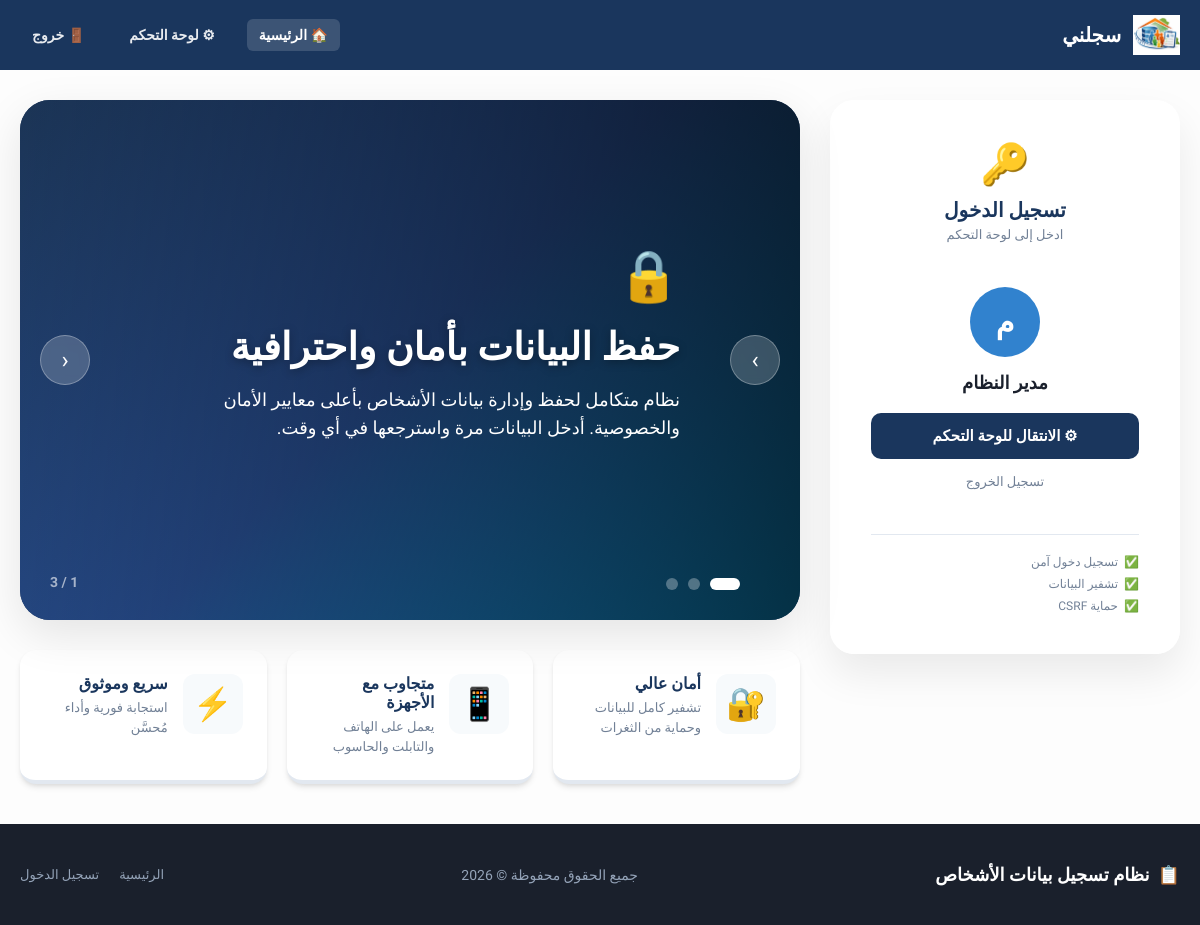
The page / (signed in) on the database its author committed.
### tables this page shows
CREATE TABLE `settings` (
  `id` int UNSIGNED NOT NULL,
  `setting_key` varchar(100) NOT NULL,
  `setting_value` text,
  `updated_at` datetime NOT NULL DEFAULT CURRENT_TIMESTAMP ON UPDATE CURRENT_TIMESTAMP
);

CREATE TABLE `users` (
  `id` int UNSIGNED NOT NULL,
  `username` varchar(100) NOT NULL,
  `password` varchar(255) NOT NULL,
  `full_name` varchar(200) NOT NULL DEFAULT '',
  `email` varchar(200) NOT NULL DEFAULT '',
  `avatar` varchar(255) DEFAULT NULL,
  `role` enum('admin','manager','viewer') NOT NULL DEFAULT 'viewer',
  `is_active` tinyint(1) NOT NULL DEFAULT '1',
  `last_login` datetime DEFAULT NULL,
  `created_at` datetime NOT NULL DEFAULT CURRENT_TIMESTAMP
);

CREATE TABLE `sliders` (
  `id` int UNSIGNED NOT NULL,
  `title` varchar(255) NOT NULL,
  `description` text,
  `image` varchar(500) DEFAULT NULL,
  `link_url` varchar(500) DEFAULT NULL,
  `sort_order` smallint NOT NULL DEFAULT '0',
  `status` enum('active','inactive') NOT NULL DEFAULT 'active',
  `created_at` datetime NOT NULL DEFAULT CURRENT_TIMESTAMP,
  `updated_at` datetime NOT NULL DEFAULT CURRENT_TIMESTAMP ON UPDATE CURRENT_TIMESTAMP
);

### config/db.php (called while the page is built, shortened)
<?php
function getDB(): PDO {
    static $pdo = null;
    if ($pdo === null) {
        $dsn = sprintf(
            'mysql:host=%s;port=%s;dbname=%s;charset=%s',
            DB_HOST, DB_PORT, DB_NAME, DB_CHARSET
        );
        $options = [
            PDO::ATTR_ERRMODE            => PDO::ERRMODE_EXCEPTION,
            PDO::ATTR_DEFAULT_FETCH_MODE => PDO::FETCH_ASSOC,
            PDO::ATTR_EMULATE_PREPARES   => false,
            PDO::MYSQL_ATTR_INIT_COMMAND => "SET NAMES utf8mb4 COLLATE utf8mb4_unicode_ci",
        ];
        try {
            $pdo = new PDO($dsn, DB_USER, DB_PASS, $options);
        } catch (PDOException $e) {
            if (DEV_MODE) {
                die('<div style="direction:rtl;font-family:Arial;padding:20px;background:#f8d7da;color:#721c24;border:1px solid #f5c6cb;border-radius:4px;">
                    <strong>خطأ في الاتصال بقاعدة البيانات:</strong><br>' .
                    htmlspecialchars($e->getMessage()) . '</div>');
            } else {
                die('<div style="direction:rtl;font-family:Arial;padding:20px;text-align:center;">
                    عذراً، حدث خطأ في النظام. يرجى المحاولة لاحقاً.</div>');
            }
        }
    }
    return $pdo;
}

### includes/functions.php (called while the page is built, shortened)
<?php
require_once __DIR__ . '/../config/db.php';
function clean(string $input): string {
    return htmlspecialchars(trim($input), ENT_QUOTES | ENT_HTML5, 'UTF-8');
}
function dbQuery(string $sql, array $params = []): array {
    $stmt = getDB()->prepare($sql);
    $stmt->execute($params);
    return $stmt->fetchAll();
}
function dbQueryOne(string $sql, array $params = []): ?array {
    $stmt = getDB()->prepare($sql);
    $stmt->execute($params);
    $row = $stmt->fetch();
    return $row ?: null;
}
function getSetting(string $key, string $default = ''): string {
    $row = dbQueryOne("SELECT setting_value FROM settings WHERE setting_key = ?", [$key]);
    return $row ? ($row['setting_value'] ?? $default) : $default;
}

### includes/auth.php (called while the page is built, shortened)
<?php
require_once __DIR__ . '/../config/db.php';
function isLoggedIn(): bool {
    return isset($_SESSION['user_id']) && !empty($_SESSION['user_id']);
}
function currentUser(): ?array {
    static $user = null;
    if ($user === null) {
        $stmt = getDB()->prepare("SELECT * FROM users WHERE id = ? AND is_active = 1");
        $stmt->execute([$_SESSION['user_id']]);
        $user = $stmt->fetch() ?: null;
    }
    return $user;
}

### index.php (the view, shortened to what this page needs)
<?php
require_once __DIR__ . '/includes/home_header.php';
$sliders = [];
try {
    $sliders = dbQuery(
        "SELECT * FROM sliders WHERE status='active' ORDER BY sort_order ASC, id ASC"
    );
} catch (Exception $e) {
    $sliders = [];
}
$gradients = [
    'linear-gradient(135deg,#1e3a5f 0%,#2a5298 50%,#0ea5e9 100%)',
    'linear-gradient(135deg,#134e4a 0%,#059669 50%,#34d399 100%)',
    'linear-gradient(135deg,#7c2d12 0%,#ea580c 50%,#fb923c 100%)',
    'linear-gradient(135deg,#4c1d95 0%,#7c3aed 50%,#a78bfa 100%)',
    'linear-gradient(135deg,#1e293b 0%,#334155 50%,#64748b 100%)',
];
$serviceIcons = ['🔒', '👥', '📊', '📋', '⚡', '🛡'];
?>
<div class="home-layout">
    <aside class="home-login-col">
        <div class="login-widget">
            <div class="login-widget-header">
                <div class="login-widget-icon">🔑</div>
                <h2>تسجيل الدخول</h2>
                <p>ادخل إلى لوحة التحكم</p>
            </div>
            <?php if (isLoggedIn()): ?>
            <div class="login-widget-logged">
                <div class="logged-avatar"><?= mb_substr(currentUser()['full_name'] ?? 'م', 0, 1) ?></div>
                <p class="logged-name"><?= clean(currentUser()['full_name'] ?? '') ?></p>
                <a href="<?= APP_URL ?>/admin/dashboard.php" class="login-widget-btn">
                    ⚙ الانتقال للوحة التحكم
                </a>
                <a href="<?= APP_URL ?>/logout.php" class="login-widget-link">تسجيل الخروج</a>
            </div>
            <?php endif; ?>
            <div class="login-widget-footer">
                <div class="lw-feature"><span>✅</span> تسجيل دخول آمن</div>
                <div class="lw-feature"><span>✅</span> تشفير البيانات</div>
                <div class="lw-feature"><span>✅</span> حماية CSRF</div>
            </div>
        </div>
    </aside>
    <section class="home-slider-col">
        <div class="home-slider" id="homeSlider" role="region" aria-label="عرض الخدمات">
            <div class="slider-track" id="sliderTrack">
            <?php foreach ($sliders as $i => $slide): ?>
            <div class="slider-slide <?= $i === 0 ? 'active' : '' ?>"
                 aria-hidden="<?= $i === 0 ? 'false' : 'true' ?>"
                 data-index="<?= $i ?>">
                <?php if (!empty($slide['image']) && file_exists(UPLOAD_PATH . '/sliders/' . $slide['image'])): ?>
                <div class="slide-bg"
                     style="background-image:url('<?= UPLOAD_URL ?>/sliders/<?= clean($slide['image']) ?>')">
                </div>
                <?php else: ?>
                <div class="slide-bg" style="background:<?= $gradients[$i % count($gradients)] ?>"></div>
                <?php endif; ?>
                <div class="slide-overlay"></div>
                <div class="slide-content">
                    <div class="slide-icon"><?= $serviceIcons[$i % count($serviceIcons)] ?></div>
                    <h2 class="slide-title"><?= clean($slide['title']) ?></h2>
                    <?php if (!empty($slide['description'])): ?>
                    <p class="slide-desc"><?= clean($slide['description']) ?></p>
                    <?php endif; ?>
                </div>
            </div>
            <?php endforeach; ?>
            </div>
            <?php if (count($sliders) > 1): ?>
            <button class="slider-arrow slider-prev" id="sliderPrev" aria-label="السابق">&#8250;</button>
            <button class="slider-arrow slider-next" id="sliderNext" aria-label="التالي">&#8249;</button>
            <div class="slider-dots" id="sliderDots" role="tablist">
                <?php foreach ($sliders as $i => $slide): ?>
                <button class="slider-dot <?= $i === 0 ? 'active' : '' ?>"
                        data-index="<?= $i ?>"
                        role="tab"
                        aria-label="الشريحة <?= $i + 1 ?>"></button>
                <?php endforeach; ?>
            </div>
            <?php endif; ?>
            <div class="slider-counter" id="sliderCounter">
                <span id="slideCurrentNum">1</span> / <span><?= count($sliders) ?></span>
            </div>
        </div>
        <div class="home-features">
            <div class="home-feature-item">
                <span class="feature-icon">🔐</span>
                <div>
                    <h4>أمان عالي</h4>
                    <p>تشفير كامل للبيانات وحماية من الثغرات</p>
                </div>
            </div>
            <div class="home-feature-item">
                <span class="feature-icon">📱</span>
                <div>
                    <h4>متجاوب مع الأجهزة</h4>
                    <p>يعمل على الهاتف والتابلت والحاسوب</p>
                </div>
            </div>
            <div class="home-feature-item">
                <span class="feature-icon">⚡</span>
                <div>
                    <h4>سريع وموثوق</h4>
                    <p>استجابة فورية وأداء مُحسَّن</p>
                </div>
            </div>
        </div>
    </section>
</div>
<?php require_once __DIR__ . '/includes/home_footer.php'; ?>

### includes/home_header.php (shortened to what this page needs)
<?php
require_once __DIR__ . '/../config/db.php';
require_once __DIR__ . '/functions.php';
require_once __DIR__ . '/auth.php';
$currentUser = currentUser();
?>
<!DOCTYPE html>
<html lang="ar" dir="rtl">
<head>
    <link rel="stylesheet" href="<?= APP_URL ?>/assets/css/style.css">
    <link rel="stylesheet" href="<?= APP_URL ?>/assets/css/home.css">
</head>
<body class="home-body">
<header class="home-header" id="homeHeader">
    <div class="home-header-inner">
        <a href="<?= APP_URL ?>/" class="home-brand">
            <?php
            $logoUrl = getSetting('logo_path');
            if ($logoUrl && file_exists(UPLOAD_PATH . '/' . $logoUrl)): ?>
                <img src="<?= UPLOAD_URL ?>/<?= clean($logoUrl) ?>" alt="Logo" style="max-height: 40px;">
            <?php else: ?>
                <span class="home-brand-icon">📋</span>
            <?php endif; ?>
            <span class="home-brand-text"><?= clean(getSetting('site_name', APP_NAME)) ?></span>
        </a>
        <nav class="home-nav" id="homeNav">
            <a href="<?= APP_URL ?>/" class="home-nav-link <?= (basename($_SERVER['PHP_SELF']) === 'index.php') ? 'active' : '' ?>">
                🏠 الرئيسية
            </a>
            <?php if (isLoggedIn()): ?>
            <a href="<?= APP_URL ?>/admin/dashboard.php" class="home-nav-link">
                ⚙ لوحة التحكم
            </a>
            <a href="<?= APP_URL ?>/logout.php" class="home-nav-link home-nav-logout">
                🚪 خروج
            </a>
            <?php else: ?>
            <a href="<?= APP_URL ?>/login.php" class="home-nav-link">
                🔑 تسجيل الدخول
            </a>
            <?php endif; ?>
        </nav>
    </div>
</header>
<main class="home-main">

### assets/css/style.css (style rules this page uses)
:root { --primary: #1a365d; --primary-dk: #112240; --primary-lt: #2c5282; --accent: #3182ce; --success: #2f855a; --warning: #c05621; --danger: #c53030; --info: #2b6cb0; --secondary: #718096; --light: #f7fafc; --dark: #1a202c; --white: #ffffff; --border: #e2e8f0; --bg-body: #f1f5f9; --bg-card: #ffffff; --text-main: #1a202c; --text-muted: #718096; --shadow: 0 4px 6px -1px rgba(0, 0, 0, 0.1), 0 2px 4px -1px rgba(0, 0, 0, 0.06); --shadow-lg: 0 10px 15px -3px rgba(0, 0, 0, 0.1), 0 4px 6px -2px rgba(0, 0, 0, 0.05); --radius: 12px; --radius-sm: 6px; --sidebar-w: 260px; --topbar-h: 64px; --font: 'Almarai', 'Segoe UI', serif; --transition: 0.3s cubic-bezier(0.4, 0, 0.2, 1); }
*, *::before, *::after { box-sizing: border-box; margin: 0; padding: 0; }
html { scroll-behavior: smooth; }
body { font-family: var(--font); font-size: 14px; color: var(--text-main); background: var(--bg-body); }
a { color: var(--primary-lt); text-decoration: none; transition: color var(--transition); }
img { max-width: 100%; }
button { font-family: inherit; }

### rows shown on the page
settings: setting_value (picture)
settings: setting_value "سجلني"
users: full_name "م", full_name "مدير النظام"
sliders: serviceIcons "🔒", title "حفظ البيانات بأمان واحترافية", description "نظام متكامل لحفظ وإدارة بيانات الأشخاص بأعلى معايير الأمان والخصوصية. أدخل البيانات مرة واسترجعها في أي وقت."

### other values the page prints
count($sliders) "3"
APP_NAME "نظام تسجيل بيانات الأشخاص"
